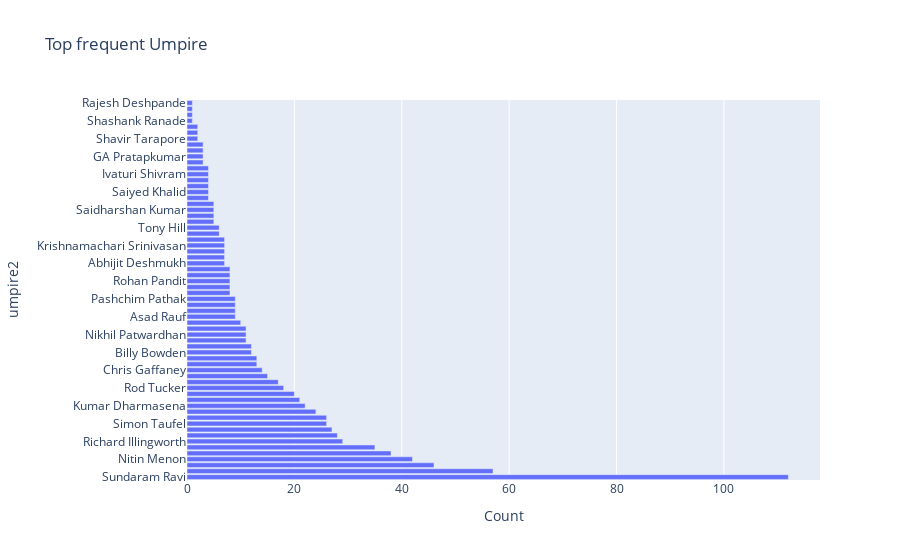

Notebook code for this chart:
### Code cell
fig = px.bar(ump2, y=ump2.index, x=ump2.values, orientation='h', 
             labels={'x': 'Count', 'y': 'Umpire of the Match'}, title='Top frequent Umpire')
fig.show()

### Figure 1 — Plotly figure (JSON) as saved in the notebook; plotly's stock layout.template omitted (floating-point values rounded to 4 significant figures)
{"data": [{"alignmentgroup": "True", "hovertemplate": "Count=%{x}<br>umpire2=%{y}<extra></extra>", "legendgroup": "", "marker": {"color": "#636efa", "pattern": {"shape": ""}}, "name": "", "offsetgroup": "", "orientation": "h", "showlegend": false, "textposition": "auto", "type": "bar", "x": [112, 57, 46, 42, 38, 35, 29, 28, 27, 26, 26, 24, 22, 21, 20, 18, 17, 15, 14, 13, 13, 12, 12, 11, 11, 11, 10, 9, 9, 9, 9, 8, 8, 8, 8, 8, 7, 7, 7, 7, 7, 6, 6, 5, 5, 5, 5, 4, 4, 4, 4, 4, 4, 3, 3, 3, 3, 2, 2, 2, 1, 1, 1, 1], "xaxis": "x", "y": ["Sundaram Ravi", "Anil Chaudhary", "Nandan", "Nitin Menon", "Virender Sharma", "Marais Erasmus", "Richard Illingworth", "Chettithody Shamshuddin", "Bruce Oxenford", "Simon Taufel", "Billy Doctrove", "Aleem Dar", "Kumar Dharmasena", "Sudhir Asnani", "Paul Reiffel", "Rod Tucker", "Nand Kishore", "Subrat Das", "Chris Gaffaney", "Rudi Koertzen", "Brian Jerling", "Billy Bowden", "Vineet Kulkarni", "Nigel Llong", "Nikhil Patwardhan", "Suresh Shastri", "Sadashiv Iyer", "Asad Rauf", "Daryl Harper", "Michael Gough", "Pashchim Pathak", "Yeshwant Barde", "Ian Howell", "Rohan Pandit", "Sanjay Hazare", "Tapan Sharma", "Abhijit Deshmukh", "Krishna Hariharan", "Vinod Seshan", "Krishnamachari Srinivasan", "Navdeep Singh", "Nitin Pandit", "Tony Hill", "Akshay Totre", "Chirra Ravikanthreddy", "Saidharshan Kumar", "Jayaraman Madanagopal", "Anil Dandekar", "Saiyed Khalid", "Arani Jayaprakash", "Ulhas Gandhe", "Ivaturi Shivram", "Simon Fry", "Tyron Wijewardene", "GA Pratapkumar", "Ian Gould", "Krishnaraj Srinath", "Shavir Tarapore", "Russell Tiffin", "Steve Davis", "Shashank Ranade", "Gary Baxter", "Subroto Das", "Rajesh Deshpande"], "yaxis": "y"}], "layout": {"barmode": "relative", "legend": {"tracegroupgap": 0}, "title": {"text": "Top frequent Umpire"}, "xaxis": {"anchor": "y", "domain": [0, 1], "title": {"text": "Count"}}, "yaxis": {"anchor": "x", "domain": [0, 1], "title": {"text": "umpire2"}}}}
